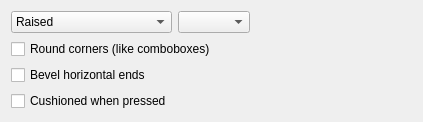
                <widget class="QWidget" name="tab">
                 <attribute name="title">
                  <string>Shape</string>
                 </attribute>
                 <layout class="QGridLayout" name="gridLayout_35">
                  <item row="0" column="0">
                   <widget class="QComboBox" name="sunkenButtons">
                    <property name="sizePolicy">
                     <sizepolicy hsizetype="MinimumExpanding" vsizetype="Fixed">
                      <horstretch>0</horstretch>
                      <verstretch>0</verstretch>
                     </sizepolicy>
                    </property>
                    <item>
                     <property name="text">
                      <string>Raised</string>
                     </property>
                    </item>
                    <item>
                     <property name="text">
                      <string>Embedded</string>
                     </property>
                    </item>
                    <item>
                     <property name="text">
                      <string>Sunken</string>
                     </property>
                    </item>
                   </widget>
                  </item>
                  <item row="0" column="1">
                   <widget class="QComboBox" name="gradButton">
                    <property name="sizePolicy">
                     <sizepolicy hsizetype="MinimumExpanding" vsizetype="Fixed">
                      <horstretch>0</horstretch>
                      <verstretch>0</verstretch>
                     </sizepolicy>
                    </property>
                   </widget>
                  </item>
                  <item row="0" column="2">
                   <spacer name="horizontalSpacer_10">
                    <property name="orientation">
                     <enum>Qt::Horizontal</enum>
                    </property>
                    <property name="sizeHint" stdset="0">
                     <size>
                      <width>156</width>
                      <height>20</height>
                     </size>
                    </property>
                   </spacer>
                  </item>
                  <item row="1" column="0" colspan="3">
                   <widget class="QCheckBox" name="btnRound">
                    <property name="text">
                     <string>Round corners (like comboboxes)</string>
                    </property>
                   </widget>
                  </item>
                  <item row="2" column="0" colspan="3">
                   <widget class="QCheckBox" name="btnBevelEnds">
                    <property name="text">
                     <string>Bevel horizontal ends</string>
                    </property>
                   </widget>
                  </item>
                  <item row="3" column="0">
                   <widget class="QCheckBox" name="cushion">
                    <property name="text">
                     <string>Cushioned when pressed</string>
                    </property>
                   </widget>
                  </item>
                 </layout>
                </widget>
